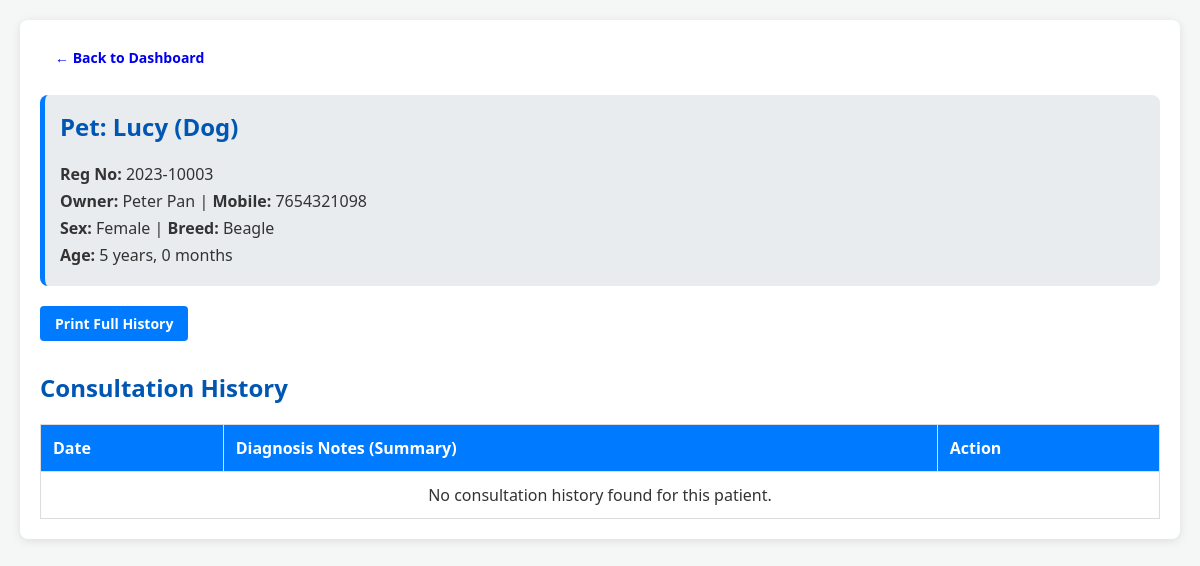
The page /doctor/patient_profile.php?reg_id=3 on the database its author committed.
### tables this page shows
CREATE TABLE `registration` (
  `RegID` int NOT NULL AUTO_INCREMENT,
  `custType` varchar(100) NOT NULL DEFAULT 'regular',
  `RegDt` varchar(100) NOT NULL,
  `RegNo` varchar(100) NOT NULL,
  `Pettyp` varchar(100) NOT NULL,
  `petnam` varchar(100) NOT NULL,
  `petclr` varchar(100) DEFAULT NULL,
  `petsex` varchar(100) DEFAULT NULL,
  `petbred` varchar(100) DEFAULT NULL,
  `year` varchar(10) NOT NULL,
  `month` varchar(10) NOT NULL,
  `gram` varchar(10) NOT NULL,
  `kg` varchar(10) NOT NULL,
  `petsp` varchar(100) NOT NULL,
  `doctor` varchar(100) DEFAULT NULL,
  `ownnam` varchar(100) DEFAULT NULL,
  `ownadd1` varchar(100) DEFAULT NULL,
  `ownadd2` varchar(100) DEFAULT NULL,
  `ownloc` varchar(50) DEFAULT NULL,
  `ownpin` varchar(50) DEFAULT NULL,
  `ownmob` varchar(100) DEFAULT NULL,
  `ownres` varchar(100) DEFAULT NULL,
  `ownemail` varchar(100) DEFAULT NULL,
  `Reports` tinyint(1) DEFAULT '0',
  `cancel` varchar(100) NOT NULL DEFAULT '0',
  `canceldoneby` varchar(100) DEFAULT NULL,
  `dt` date DEFAULT NULL,
   PRIMARY KEY (`RegID`),
   UNIQUE KEY `RegNo` (`RegNo`)
);

### doctor/patient_profile.php (the view, shortened to what this page needs)
<?php
require_once '../includes/db_connect.php';
$reg_id = isset($_GET['reg_id']) ? (int)$_GET['reg_id'] : 0;
$stmt_patient = $conn->prepare("SELECT * FROM registration WHERE RegID = ?");
$stmt_patient->bind_param("i", $reg_id);
$stmt_patient->execute();
$patient_result = $stmt_patient->get_result();
$patient = $patient_result->fetch_assoc();
$sql_history = "SELECT c.ConsultationID, c.ConsultationDate, c.DiagnosisNotes
                FROM consultations c
                WHERE c.RegID = ?
                ORDER BY c.ConsultationDate DESC";
$stmt_history = $conn->prepare($sql_history);
$stmt_history->bind_param("i", $reg_id);
$stmt_history->execute();
$history_result = $stmt_history->get_result();
$history = $history_result->fetch_all(MYSQLI_ASSOC);
?>
<!DOCTYPE html>
<html lang="en">
<head>
    <link rel="stylesheet" href="../css/style.css">
</head>
<body>
<div class="container">
    <a href="index.php" class="btn" style="margin-bottom: 20px;">&larr; Back to Dashboard</a>
    <div class="patient-details">
        <h2>Pet: <?= htmlspecialchars($patient['petnam']) ?> (<?= htmlspecialchars($patient['Pettyp']) ?>)</h2>
        <p><strong>Reg No:</strong> <?= htmlspecialchars($patient['RegNo']) ?></p>
        <p><strong>Owner:</strong> <?= htmlspecialchars($patient['ownnam']) ?> | <strong>Mobile:</strong> <?= htmlspecialchars($patient['ownmob']) ?></p>
        <p><strong>Sex:</strong> <?= htmlspecialchars($patient['petsex']) ?> | <strong>Breed:</strong> <?= htmlspecialchars($patient['petbred']) ?></p>
        <p><strong>Age:</strong> <?= htmlspecialchars($patient['year']) ?> years, <?= htmlspecialchars($patient['month']) ?> months</p>
    </div>
    <div class="print-actions" style="margin-bottom: 30px;">
        <a href="print_full_history.php?reg_id=<?= $reg_id ?>" target="_blank" class="btn btn-primary">Print Full History</a>
    </div>
    <h2>Consultation History</h2>
    <table class="appointments-table">
        <thead>
            <tr>
                <th>Date</th>
                <th>Diagnosis Notes (Summary)</th>
                <th>Action</th>
            </tr>
        </thead>
        <tbody>
            <?php if (count($history) > 0): ?>
                <?php foreach ($history as $visit): ?>
                    <tr>
                        <td><?= date('d-M-Y H:i', strtotime($visit['ConsultationDate'])) ?></td>
                        <td><?= nl2br(htmlspecialchars(substr($visit['DiagnosisNotes'], 0, 150))) ?>...</td>
                        <td>
                            <a href="print_case_sheet.php?consultation_id=<?= $visit['ConsultationID'] ?>" target="_blank" class="btn">View/Print Details</a>
                        </td>
                    </tr>
                <?php endforeach; ?>
            <?php else: ?>
                <tr>
                    <td colspan="3" style="text-align:center;">No consultation history found for this patient.</td>
                </tr>
            <?php endif; ?>
        </tbody>
    </table>
</div>
</body>
</html>

### css/style.css (style rules this page uses)
body { font-family: 'Segoe UI', Tahoma, Geneva, Verdana, sans-serif; background-color: #f4f7f6; color: #333; margin: 0; padding: 20px; }
.container { max-width: 1200px; margin: 0 auto; background-color: #fff; padding: 20px; border-radius: 8px; box-shadow: 0 2px 10px rgba(0, 0, 0, 0.1); }
h1, h2 { color: #0056b3; }
.appointments-table { width: 100%; border-collapse: collapse; margin-top: 20px; }
.appointments-table th, .appointments-table td { border: 1px solid #ddd; padding: 12px; text-align: left; vertical-align: middle; }
.appointments-table th { background-color: #007bff; color: white; }
.btn { display: inline-block; padding: 8px 15px; font-size: 14px; font-weight: bold; text-align: center; text-decoration: none; border-radius: 4px; cursor: pointer; border: none; }
.btn-primary { background-color: #007bff; color: #fff; }
.patient-details { background-color: #e9ecef; padding: 15px; border-radius: 8px; margin-bottom: 20px; border-left: 5px solid #007bff; }
.patient-details h2 { margin-top: 0; }
.patient-details p { margin: 5px 0; }

### rows shown on the page
registration: petnam "Lucy", Pettyp "Dog", RegNo "2023-10003", ownnam "Peter Pan", ownmob "7654321098", petsex "Female", petbred "Beagle", year "5", month "0"
